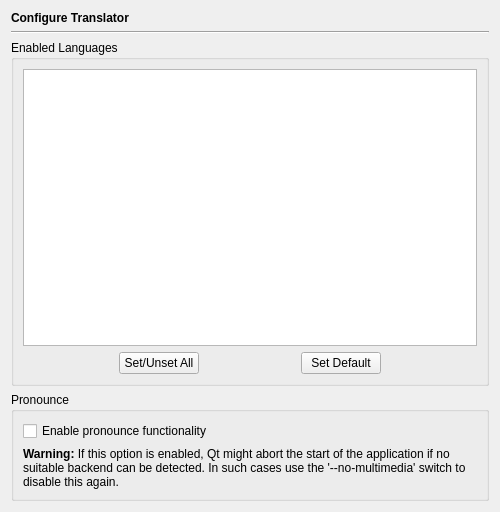
<?xml version="1.0" encoding="UTF-8"?>
<ui version="4.0">
 <class>TranslatorPage</class>
 <widget class="QWidget" name="TranslatorPage">
  <property name="geometry">
   <rect>
    <x>0</x>
    <y>0</y>
    <width>500</width>
    <height>512</height>
   </rect>
  </property>
  <layout class="QVBoxLayout" name="verticalLayout_4">
   <item>
    <widget class="QLabel" name="headerLabel">
     <property name="text">
      <string>&lt;b&gt;Configure Translator&lt;/b&gt;</string>
     </property>
    </widget>
   </item>
   <item>
    <widget class="Line" name="line15">
     <property name="frameShape">
      <enum>QFrame::Shape::HLine</enum>
     </property>
     <property name="frameShadow">
      <enum>QFrame::Shadow::Sunken</enum>
     </property>
     <property name="orientation">
      <enum>Qt::Orientation::Horizontal</enum>
     </property>
    </widget>
   </item>
   <item>
    <widget class="QGroupBox" name="groupBox">
     <property name="title">
      <string>Enabled Languages</string>
     </property>
     <layout class="QVBoxLayout" name="verticalLayout">
      <item>
       <widget class="QListWidget" name="languagesList">
        <property name="iconSize">
         <size>
          <width>22</width>
          <height>22</height>
         </size>
        </property>
        <property name="isWrapping" stdset="0">
         <bool>true</bool>
        </property>
       </widget>
      </item>
      <item>
       <layout class="QHBoxLayout" name="horizontalLayout">
        <item>
         <spacer name="horizontalSpacer">
          <property name="orientation">
           <enum>Qt::Orientation::Horizontal</enum>
          </property>
          <property name="sizeHint" stdset="0">
           <size>
            <width>40</width>
            <height>20</height>
           </size>
          </property>
         </spacer>
        </item>
        <item>
         <widget class="QPushButton" name="setButton">
          <property name="toolTip">
           <string>Press to set or unset all entries</string>
          </property>
          <property name="text">
           <string>Set/Unset All</string>
          </property>
         </widget>
        </item>
        <item>
         <spacer name="horizontalSpacer_3">
          <property name="orientation">
           <enum>Qt::Orientation::Horizontal</enum>
          </property>
          <property name="sizeHint" stdset="0">
           <size>
            <width>40</width>
            <height>20</height>
           </size>
          </property>
         </spacer>
        </item>
        <item>
         <widget class="QPushButton" name="defaultButton">
          <property name="toolTip">
           <string>Press to set the default list of enabled languages</string>
          </property>
          <property name="text">
           <string>Set Default</string>
          </property>
         </widget>
        </item>
        <item>
         <spacer name="horizontalSpacer_2">
          <property name="orientation">
           <enum>Qt::Orientation::Horizontal</enum>
          </property>
          <property name="sizeHint" stdset="0">
           <size>
            <width>40</width>
            <height>20</height>
           </size>
          </property>
         </spacer>
        </item>
       </layout>
      </item>
     </layout>
    </widget>
   </item>
   <item>
    <widget class="QGroupBox" name="groupBox_9">
     <property name="title">
      <string>Pronounce</string>
     </property>
     <layout class="QVBoxLayout" name="verticalLayout_3">
      <item>
       <widget class="QCheckBox" name="pronounceCheckBox">
        <property name="toolTip">
         <string>Select to enable the pronounciation functionality (if supported by the translation engine)</string>
        </property>
        <property name="text">
         <string>Enable pronounce functionality</string>
        </property>
       </widget>
      </item>
      <item>
       <widget class="QLabel" name="label_10">
        <property name="text">
         <string>&lt;b&gt;Warning:&lt;/b&gt; If this option is enabled, Qt might abort the start of the application if no suitable backend can be detected. In such cases use the '--no-multimedia' switch to disable this again.</string>
        </property>
        <property name="wordWrap">
         <bool>true</bool>
        </property>
       </widget>
      </item>
     </layout>
    </widget>
   </item>
  </layout>
 </widget>
 <tabstops>
  <tabstop>languagesList</tabstop>
  <tabstop>setButton</tabstop>
  <tabstop>defaultButton</tabstop>
  <tabstop>pronounceCheckBox</tabstop>
 </tabstops>
 <resources/>
 <connections/>
</ui>
